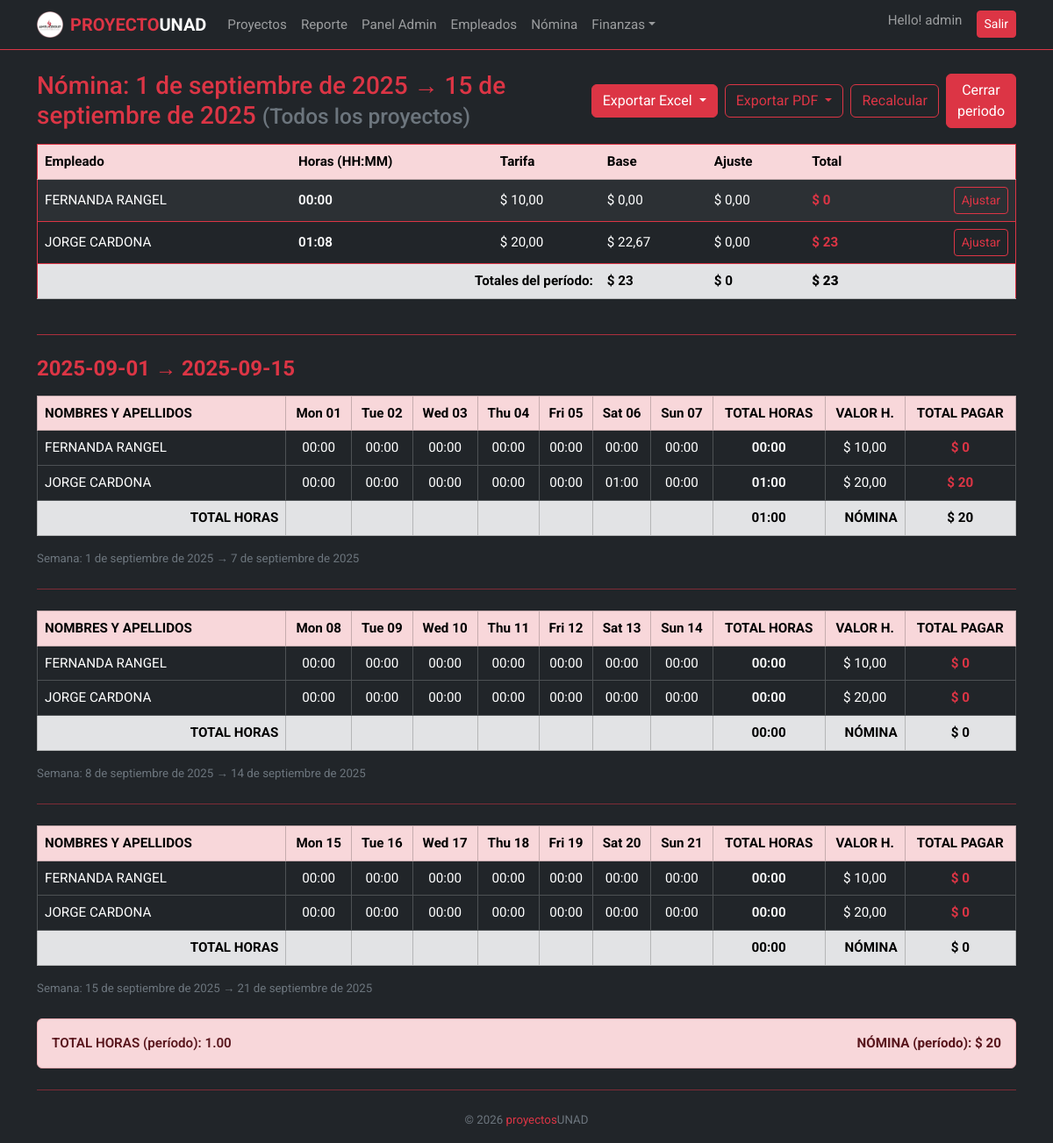
Screenshot of /payroll/1/ (signed in) with the database file from the repository.
### attendance/models.py (models this page shows, shortened)
class PayrollPeriod(models.Model):
    PERIOD_STATUS = (
        ("OPEN", "Abierta"),
        ("CLOSED", "Cerrada"),
    )
    start_date = models.DateField("Inicio")
    end_date = models.DateField("Fin")
    project = models.ForeignKey(
        Project, on_delete=models.PROTECT, null=True, blank=True,
        verbose_name="Proyecto (opcional)"
    )
    status = models.CharField(max_length=10, choices=PERIOD_STATUS, default="OPEN")
    created_at = models.DateTimeField(auto_now_add=True)
    created_by = models.ForeignKey(settings.AUTH_USER_MODEL, on_delete=models.PROTECT)
    closed_at = models.DateTimeField(null=True, blank=True)
    closed_by = models.ForeignKey(
        settings.AUTH_USER_MODEL, null=True, blank=True,
        on_delete=models.PROTECT, related_name="closed_payroll_periods"
    )
    class Meta:
        ordering = ["-start_date"]
        unique_together = ("start_date", "end_date", "project")
    @property
    def is_open(self):
        return self.status == "OPEN"

class PayrollLine(models.Model):
    period = models.ForeignKey(PayrollPeriod, on_delete=models.CASCADE, related_name="lines")
    employee = models.ForeignKey(Employee, on_delete=models.PROTECT)
    minutes = models.PositiveIntegerField(default=0)  # acumulado en el periodo
    hourly_rate = models.DecimalField(
        max_digits=7, decimal_places=2,
        validators=[MinValueValidator(Decimal("0.00"))]
    )
    base_amount = models.DecimalField(max_digits=10, decimal_places=2, default=Decimal("0.00"))
    adjustment = models.DecimalField("Ajuste (+/-)", max_digits=10, decimal_places=2, default=Decimal("0.00"))
    notes = models.CharField("Notas ajuste", max_length=200, blank=True)
    class Meta:
        unique_together = ("period", "employee")
        ordering = ["employee__full_name"]

class Employee(models.Model):
    full_name = models.CharField("Nombre completo", max_length=150)
    position = models.CharField("Cargo", max_length=100, blank=True)
    hourly_rate = models.DecimalField(
        "Tarifa por hora (USD)",
        max_digits=7, decimal_places=2,
        default=Decimal("0.00"),
        validators=[MinValueValidator(Decimal("0.00"))]
    )
    active = models.BooleanField(default=True)
    class Meta:
        ordering = ["full_name"]

### attendance/views.py (the view, shortened to what this page needs)
# urls.py: path("payroll/<int:pk>/", views.payroll_detail, name="payroll_detail"),
@login_required
@user_passes_test(is_admin)
def payroll_detail(request, pk):
    period = get_object_or_404(PayrollPeriod, pk=pk)
    lines = list(period.lines.select_related("employee").all())
    line_id = request.GET.get("line")
    form = None
    grand_base = sum((Decimal(l.base_amount or 0) for l in lines), start=Decimal("0.00"))
    grand_adj  = sum((Decimal(l.adjustment  or 0) for l in lines), start=Decimal("0.00"))
    grand_total = (grand_base + grand_adj).quantize(Decimal("0.01"), rounding=ROUND_HALF_UP)
    lines_fmt = []
    for l in lines:
        mins = int(l.minutes or 0)
        total_line_cent = (Decimal(l.base_amount or 0) + Decimal(l.adjustment or 0)).quantize(Decimal("0.01"), rounding=ROUND_HALF_UP)
        lines_fmt.append({
            "obj": l,
            "employee": l.employee,
            "hours_hhmm": format_hhmm_from_minutes(mins),    # HH:MM
            "rate": format_money_latam(l.hourly_rate),
            "base": format_money_latam(l.base_amount),
            "adj":  format_money_latam(l.adjustment),
            "total":      format_money_latam_whole(total_line_cent),  # UI entero
            "total_cent": format_money_latam(total_line_cent),
        })
    employees = [l.employee for l in lines]
    if employees:
        att_qs = Attendance.objects.filter(
            employee_id__in=[e.id for e in employees],
            date__gte=period.start_date,
            date__lte=period.end_date,
        )
        if period.project_id:
            att_qs = att_qs.filter(project=period.project)
        att_map = defaultdict(lambda: Decimal("0"))
        for a in att_qs:
            mins = _billable_minutes(a)  # neto
            att_map[(a.employee_id, a.date)] += (Decimal(mins) / Decimal(60))
    else:
        att_map = defaultdict(lambda: Decimal("0"))
    week_ranges = _week_chunks(period.start_date, period.end_date)
    week_tables = []
    total_period_pay_cent = Decimal("0")
    total_period_hours = Decimal("0")
    for w_start, w_end in week_ranges:
        wk = _build_week_table(
            employees,
            att_map,
            w_start,
            w_end,
            period.start_date,
            period.end_date,
        )
        week_tables.append(wk)
        total_period_pay_cent += wk["total_payroll_raw"]
        total_period_hours += wk["total_hours_all_raw"]
    context = {
        "period": period,
        "lines": lines,
        "lines_fmt": lines_fmt,
        "form": form,
        "grand_base": grand_base,
        "grand_adj": grand_adj,
        "grand_total": grand_total,
        "grand_base_fmt":  format_money_latam_whole(grand_base),
        "grand_adj_fmt":   format_money_latam_whole(grand_adj),
        "grand_total_fmt": format_money_latam_whole(grand_total),
        "title": f"{period.start_date} → {period.end_date}",
        "weeks": week_tables,
        "grand_total_hours": f"{total_period_hours.quantize(Decimal('0.00'))}",
        "grand_total_payroll": format_money_latam_whole(total_period_pay_cent),
    }
    return render(request, "attendance/payroll_detail.html", context)

### attendance/models.py (called while the page is built)
    def worked_minutes(self) -> int:
        if self.manual_minutes is not None:
            return int(self.manual_minutes)
        if self.check_in and self.check_out:
            delta = self.check_out - self.check_in
            gross = int(delta.total_seconds() // 60)  # minutos brutos
            att_date = self.date or timezone.localtime(self.check_in).date()
            is_saturday = (att_date.weekday() == 5) if att_date else False
            if not is_saturday and gross > 300:
                gross -= 60
            net = max(0, gross)
            remainder = net % 30
            if remainder < 15:
                net -= remainder  # hacia abajo
            else:
                net += (30 - remainder)  # hacia arriba
            return net
        return 0

### attendance/views.py (called while the page is built)
def is_admin(user):
    return user.is_superuser

def format_money_latam(value: Decimal | float | int) -> str:
    q = Decimal(value or 0).quantize(Decimal("0.01"), rounding=ROUND_HALF_UP)
    us = f"{q:,.2f}"                     # 1,234,567.89
    latam = us.replace(",", "§").replace(".", ",").replace("§", ".")
    return f"$  {latam}"

def format_money_latam_whole(value: Decimal | float | int) -> str:
    q = Decimal(value or 0).quantize(Decimal("1"), rounding=ROUND_HALF_UP)
    us = f"{q:,.0f}"
    latam = us.replace(",", "§").replace(".", ",").replace("§", ".")
    return f"$  {latam}"

def format_hhmm_from_minutes(minutes: int | float | Decimal) -> str:
    m = int(Decimal(minutes or 0))
    return f"{m//60:02d}:{m%60:02d}"

def _billable_minutes(att: Attendance) -> int:
    try:
        return int(att.worked_minutes())   # ya descuenta 1h si > 5h
    except Exception:
        return int(getattr(att, "minutes", 0) or 0)

def _to_decimal(x, default="0"):
    if x is None:
        return Decimal(default)
    if isinstance(x, Decimal):
        return x
    return Decimal(str(x))

def _monday(d: date) -> date:
    return d - timedelta(days=d.weekday())

def _sunday(d: date) -> date:
    return d + timedelta(days=(6 - d.weekday()))

def _week_chunks(start: date, end: date):
    cur = _monday(start)
    last = _sunday(end)
    chunks = []
    while cur <= last:
        w_start = cur
        w_end = cur + timedelta(days=6)
        chunks.append((w_start, w_end))
        cur = w_end + timedelta(days=1)
    return chunks

### attendance/templates/attendance/payroll_detail.html (shortened to what this page needs)
{% extends "attendance/base.html" %}
{% load tz %}
{% block content %}
{% localtime on %}
<div class="d-flex justify-content-between align-items-center mb-3">
  <h3 class="text-danger mb-0">
    Nómina: {{ period.start_date }} → {{ period.end_date }}
    <small class="text-secondary">
      ({{ period.project.name|default:"Todos los proyectos" }})
    </small>
  </h3>
  <div class="d-flex align-items-center gap-2">
    <div class="btn-group">
      <button type="button" class="btn btn-danger dropdown-toggle" data-bs-toggle="dropdown" aria-expanded="false">
        Exportar Excel
      </button>
    </div>
    <div class="btn-group">
      <button type="button" class="btn btn-outline-danger dropdown-toggle" data-bs-toggle="dropdown" aria-expanded="false">
        Exportar PDF
      </button>
    </div>
    {% if period.is_open %}
      <a class="btn btn-outline-danger" href="{% url 'payroll_recalc' period.pk %}">Recalcular</a>
      <form method="post" action="{% url 'payroll_close' period.pk %}" class="d-inline m-0">
        <button class="btn btn-danger">Cerrar periodo</button>
      </form>
    {% else %}
      <span class="badge text-bg-danger">Cerrada</span>
    {% endif %}
  </div>
</div>
<div class="table-responsive mb-4">
  <table class="table table-dark table-striped border border-danger align-middle">
    <thead class="table-danger text-dark">
      <tr>
        <th>Empleado</th>
        <th>Horas (HH:MM)</th>
        <th>Tarifa</th>
        <th>Base</th>
        <th>Ajuste</th>
        <th>Total</th>
        <th></th>
      </tr>
    </thead>
    <tbody>
      {% for l in lines_fmt %}
      <tr>
        <td>{{ l.employee.full_name }}</td>
        <td class="fw-semibold">{{ l.hours_hhmm }}</td>
        <td>{{ l.rate }}</td>
        <td>{{ l.base }}</td>
        <td>{{ l.adj }}</td>
        <td><strong class="text-danger">{{ l.total }}</strong></td>
        <td class="text-end">
          {% if period.is_open %}
            <a class="btn btn-sm btn-outline-danger" href="?line={{ l.obj.id }}">Ajustar</a>
          {% endif %}
        </td>
      </tr>
      {% empty %}
      <tr><td colspan="7" class="text-center text-muted">Sin líneas</td></tr>
      {% endfor %}
    </tbody>
    <tfoot>
      <tr class="table-secondary text-dark">
        <th colspan="3" class="text-end">Totales del período:</th>
        <th>{{ grand_base_fmt }}</th>
        <th>{{ grand_adj_fmt }}</th>
        <th colspan="2"><strong>{{ grand_total_fmt }}</strong></th>
      </tr>
    </tfoot>
  </table>
</div>
<hr class="border-danger opacity-75 my-4">
<h4 class="mb-3 text-danger fw-bold">{{ title }}</h4>
{% for week in weeks %}
  <div class="table-responsive mb-4">
    <table class="table table-dark table-bordered align-middle">
      <thead class="table-danger text-dark">
        <tr>
          <th style="min-width:260px;">NOMBRES Y APELLIDOS</th>
          {% for col in week.columns %}
            <th class="text-center">{{ col }}</th>
          {% endfor %}
          <th class="text-center">TOTAL HORAS</th>
          <th class="text-center">VALOR H.</th>
          <th class="text-center">TOTAL PAGAR</th>
        </tr>
      </thead>
      <tbody>
        {% for r in week.rows %}
        <tr>
          <td>{{ r.name }}</td>
          {% for h in r.day_hours_hhmm %}
            <td class="text-center">{{ h }}</td>
          {% endfor %}
          <td class="text-center fw-semibold">{{ r.total_hours_hhmm }}</td>
          <td class="text-center">{{ r.hourly }}</td>
          <td class="text-center text-danger fw-bold">{{ r.total_pay }}</td>
        </tr>
        {% endfor %}
      </tbody>
      <tfoot>
        <tr class="table-secondary text-dark">
          <th class="text-end">TOTAL HORAS</th>
          {% for col in week.columns %}<th></th>{% endfor %}
          <th class="text-center">{{ week.total_hours_all_hhmm }}</th>
          <th class="text-end">NÓMINA</th>
          <th class="text-center fw-bold">{{ week.total_payroll }}</th>
        </tr>
      </tfoot>
    </table>
    <div class="small text-secondary">
      Semana: {{ week.week_start }} → {{ week.week_end }}
    </div>
  </div>
  {% if week.show_divider and not forloop.last %}
    <hr class="border-danger opacity-50 my-4">
  {% endif %}
{% endfor %}
<div class="alert alert-danger d-flex justify-content-between align-items-center">
  <span class="fw-semibold">TOTAL HORAS (período): {{ grand_total_hours }}</span>
  <span class="fw-bold">NÓMINA (período): {{ grand_total_payroll }}</span>
</div>
{% endlocaltime %}
{% endblock %}

### attendance/templates/attendance/base.html (shortened to what this page needs)
<!doctype html>
<html lang="es">
<head>
  {% load static %}
  <link href="https://cdn.jsdelivr.net/npm/bootstrap@5.3.3/dist/css/bootstrap.min.css" rel="stylesheet">
</head>
<body class="bg-dark text-light">
{% if not kiosk %}
<nav class="navbar navbar-expand-lg navbar-dark bg-dark border-bottom border-danger mb-4">
  <div class="container">
    <a class="navbar-brand fw-bold d-flex align-items-center" href="{% url 'dashboard' %}">
      <img src="{% static 'img/LOGO_PERFIL_AMBU_GROUP.png' %}" alt="AmbuGroup" class="logo-rotating">
      <span><span class="text-danger">PROYECTO</span>UNAD</span>
    </a>
    <div class="collapse navbar-collapse" id="mainNav">
      <ul class="navbar-nav me-auto mb-2 mb-lg-0">
        <li class="nav-item"><a class="nav-link" href="{% url 'dashboard' %}">Proyectos</a></li>
        <li class="nav-item"><a class="nav-link" href="{% url 'report' %}">Reporte</a></li>
        {% if request.user.is_authenticated and request.user.is_superuser %}
          <li class="nav-item"><a class="nav-link" href="{% url 'backoffice' %}">Panel Admin</a></li>
          <li class="nav-item"><a class="nav-link" href="{% url 'employee_list' %}">Empleados</a></li>
          <li class="nav-item"><a class="nav-link" href="{% url 'payroll_list' %}">Nómina</a></li>
          <li class="nav-item dropdown">
            <a class="nav-link dropdown-toggle" href="#" data-bs-toggle="dropdown" role="button">Finanzas</a>
          </li>
        {% endif %}
      </ul>
      <ul class="navbar-nav ms-auto">
        {% if request.user.is_authenticated %}
          <li class="nav-item">
            <span class="navbar-text me-3">Hello! {{ request.user.get_username }}</span>
          </li>
          <li class="nav-item">
            <form method="post" action="{% url 'logout' %}" class="d-inline">
              <button type="submit" class="btn btn-sm btn-danger">Salir</button>
            </form>
          </li>
        {% else %}
          <li class="nav-item">
            <a class="btn btn-sm btn-danger" href="{% url 'login' %}">Ingresar</a>
          </li>
        {% endif %}
      </ul>
    </div>
  </div>
</nav>
{% endif %}
<div class="container">
  {% block content %}{% endblock %}
  {% if not kiosk %}
    <hr class="border-danger opacity-50 my-4">
    <footer class="pb-3 text-center text-secondary small">
      © {{ now|default:2026}} <span class="text-danger">proyectos</span>UNAD
    </footer>
  {% endif %}
</div>
</body>
</html>

### attendance/templates/attendance/base.html (style rules this page uses)
:root { --bs-body-font-family: 'Roboto', sans-serif; --bs-body-font-size: 0.95rem; --bs-body-font-weight: 400; --bs-body-line-height: 1.5; }
body { font-family: var(--bs-body-font-family) !important; font-size: var(--bs-body-font-size) !important; font-weight: var(--bs-body-font-weight) !important; line-height: var(--bs-body-line-height) !important; }
h1, h2, h3, h4, h5, h6 { font-weight: 500; }
.logo-rotating { width: 30px; height: 30px; margin-right: 8px; animation: spin 5s linear infinite; transform-style: preserve-3d; }

### rows the page displays
PayrollPeriod: start_date "1 de septiembre de 2025", end_date "15 de septiembre de 2025", project.name "Todos los proyectos"
PayrollLine: employee.full_name "FERNANDA RANGEL", hours_hhmm "00:00", rate "$ 10,00", base "$ 0,00", adj "$ 0,00", total "$ 0"
PayrollLine: employee.full_name "JORGE CARDONA", hours_hhmm "01:08", rate "$ 20,00", base "$ 22,67", adj "$ 0,00", total "$ 23"
Employee: name "FERNANDA RANGEL" "FERNANDA RANGEL" "FERNANDA RANGEL"
Employee: name "JORGE CARDONA" "JORGE CARDONA" "JORGE CARDONA"

### other values shown
{{ request.user.get_username }} "admin"
{{ grand_base_fmt }} "$ 23"
{{ grand_adj_fmt }} "$ 0"
{{ grand_total_fmt }} "$ 23"
{{ title }} "2025-09-01 → 2025-09-15"
{{ col }} "Mon 01" "Tue 02" "Wed 03" "Thu 04" "Fri 05" "Sat 06" "Sun 07" "Mon 08" "Tue 09" "Wed 10" "Thu 11" "Fri 12" "Sat 13" "Sun 14" "Mon 15" "Tue 16" "Wed 17" "Thu 18" "Fri 19" "Sat 20" "Sun 21"
{{ h }} "00:00" "00:00" "00:00" "00:00" "00:00" "00:00" "00:00" "00:00" "00:00" "00:00" "00:00" "00:00" "01:00" "00:00" "00:00" "00:00" "00:00" "00:00" "00:00" "00:00" "00:00" "00:00" "00:00" "00:00" "00:00" "00:00" "00:00" "00:00" "00:00" "00:00" "00:00" "00:00" "00:00" "00:00" "00:00" "00:00" "00:00" "00:00" "00:00" "00:00" "00:00" "00:00"
{{ r.total_hours_hhmm }} "00:00" "01:00" "00:00" "00:00" "00:00" "00:00"
{{ r.hourly }} "$ 10,00" "$ 20,00" "$ 10,00" "$ 20,00" "$ 10,00" "$ 20,00"
{{ r.total_pay }} "$ 0" "$ 20" "$ 0" "$ 0" "$ 0" "$ 0"
{{ week.total_hours_all_hhmm }} "01:00" "00:00" "00:00"
{{ week.total_payroll }} "$ 20" "$ 0" "$ 0"
{{ week.week_start }} "1 de septiembre de 2025" "8 de septiembre de 2025" "15 de septiembre de 2025"
{{ week.week_end }} "7 de septiembre de 2025" "14 de septiembre de 2025" "21 de septiembre de 2025"
{{ grand_total_hours }} "1.00"
